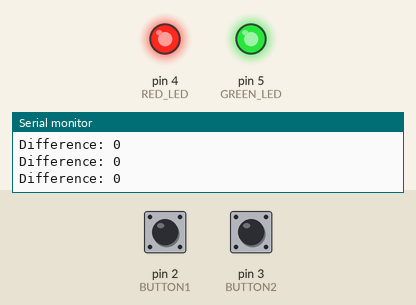
Simulated run of this sketch. Board: Arduino Uno, built with avr-gcc and run on an emulated ATmega328P. Parts: output pins drawn as LEDs (lit = HIGH), the last lines printed to the serial monitor. The test bench sets the inputs (shaded band); at power-on: pin 2 (BUTTON1) HIGH, pin 3 (BUTTON2) HIGH.

Above: at 1.2 s.
1.3 s: pin 2 (BUTTON1) pulled LOW for 0.15 s
At 2.2 s:
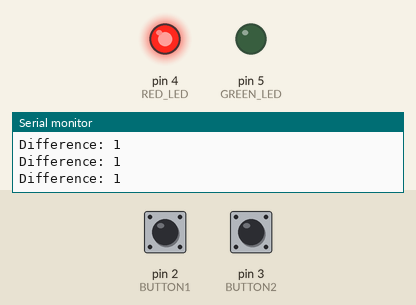
2.9 s: pin 3 (BUTTON2) pulled LOW for 0.15 s
At 4.2 s:
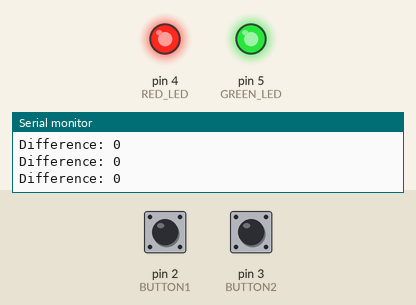
4.5 s: pin 3 (BUTTON2) pulled LOW for 1 s
At 5.4 s:
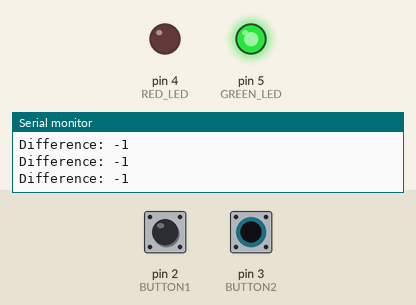
7.0 s: pin 2 (BUTTON1) pulled LOW for 1 s
At 8.0 s:
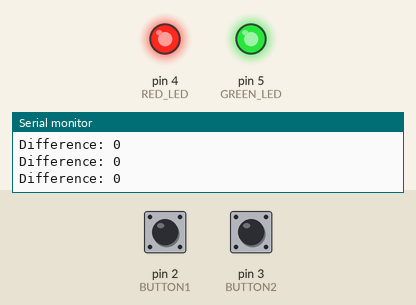
Timing chart, 0 to 10.0 s (numbered marks = the images above; inputs shaded):
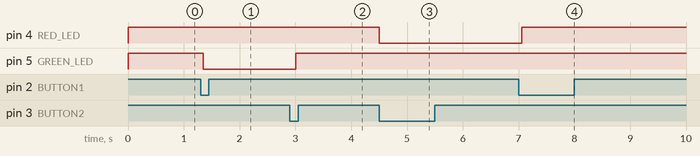

Measured:
- after the input at 1.3 s, pin 5 (GREEN_LED): HIGH → LOW after 0.05 s
- after the input at 2.9 s, pin 5 (GREEN_LED): LOW → HIGH after 0.10 s
- after the input at 4.5 s, pin 4 (RED_LED): HIGH → LOW at once
- after the input at 7.0 s, pin 4 (RED_LED): LOW → HIGH after 0.06 s

The sketch:

LAB2_PART1.ino
```cpp
//HERE I AM ASSIGING THE VARIABLE TO EACH PIN
#define BUTTON1     2
#define BUTTON2     3
#define RED_LED     4
#define GREEN_LED   5
#define BLUE_LED    6

//HERE I AM SETTING UP MY GLOBAL VARIABLES
//THESE ARE VOLATILE VALUES AS THEY WILL UPDATED BASED ON BUTTON PRESSED
volatile int button1Count = 0;
volatile int button2Count = 0;

void setup() {

 //HERE WE ARE ASSIGING INPUT_PULLUP TO THE BUTTON
 //WHICH WILL MAKE THE BUTTONS ACT AS PULL RESISTORS
 //IN ORDER TO HELP REDUCE DEBOUNCING
  pinMode(BUTTON1, INPUT_PULLUP);
  pinMode(BUTTON2, INPUT_PULLUP);

 //HERE I AM ASSIGNING MY LEDS AS OUTPUTS
  pinMode(RED_LED, OUTPUT);
  pinMode(GREEN_LED, OUTPUT);


//HERE I AM SETTING UP MY INTERRUPTS THAT WILL BE CALLED WHENEVER
//THE BUTTON CHANGES FROM HIGH TO LOW, THIS IS THE CASE FOR BOTH BUTTONS
  attachInterrupt(digitalPinToInterrupt(BUTTON1), button1ISR, FALLING);
  attachInterrupt(digitalPinToInterrupt(BUTTON2), button2ISR, FALLING);

 //HERE WE ARE INITIALZING THE SERIAL COMMUNICATION
  Serial.begin(9600);
}

void loop() {
//HERE WE ARE CALCULATING THE DIFFERENCE BETWEEN HOW MANY TIMES EACH BUTTON HAS BEEN CLICKED
  int difference = button1Count - button2Count;

//HERE WE ARE WRITING CODE THAT WILL PRINT THE DIFFERENT TO OUR SERIAL MONITOR
  Serial.print("Difference: ");
  Serial.println(difference);


//HERE WE ARE SETTING UP IF STATEMENTS FOR WHENEVER ONE BUTTON HAS BEEN PRESSED
//MORE THAN THE OTHER
  if (button1Count > button2Count) {
    //IN THIS CASE WHEN BUTTON1 HAS BEEN PRESSED MORE THE REDLED WILL TURN ON, WHILE GREENLED IS OFF
    digitalWrite(RED_LED, HIGH);
    digitalWrite(GREEN_LED, LOW);

  //IN THIS CASE WHEN BUTTON2 HAS BEEN PRESSED MORE THE GREENLED WILL TURN ON, WHILE REDLED IS OFF
  } else if (button1Count < button2Count) {
    digitalWrite(RED_LED, LOW);
    digitalWrite(GREEN_LED, HIGH);

  //IN THE CASE THAT BOTH BUTTONS HAVE BEEN PRESSED THE SAME NUMBER OF TIME
  //THEN BOTH LEDS WILL BE ON
  } else {
    digitalWrite(RED_LED, HIGH);
    digitalWrite(GREEN_LED, HIGH);

  }

//SMALL DELAY TO AVIOD EFFECTING RESULTS OUTPUTTED ON SERIAL MONITOR
  delay(150);
}


//HERE WE ARE CALLING THE FUNCTION FOR THE IRSR FOR BUTTON1
//THAT WILL INCREASE BY ONE EVERY TIME THE BUTTON IS PRESSED
//THIS IS THE SAME CASE FOR BUTTON2ISR
void button1ISR() {
  button1Count++;
}

//IRSR FOR BUTTON2
void button2ISR() {
  button2Count++;
}
```
